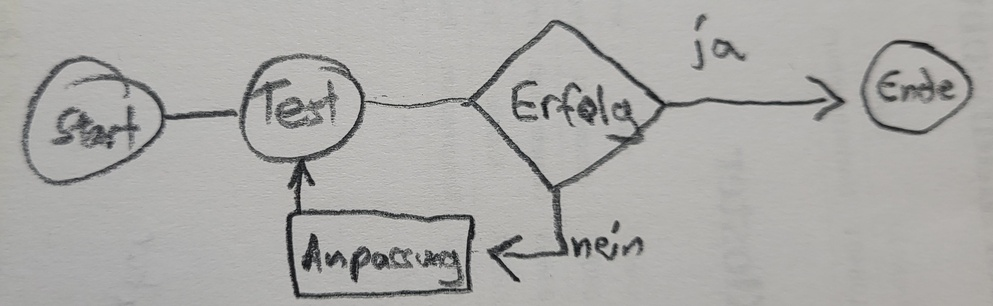
#> input picture Anfangsidee/sketch-data/flow-chart/flowchart (1).jpg, 993 x 306 px, shrunk from 3031 x 934 before the run; its folder holds only this picture in this run
$ jupyter execute --allow-errors project.ipynb   (shell and % lines are left out)
#> lines starting #> are read from the running program, lines starting #| are printed output that depends on the picture; after the words box and inside, x2 and y2 are one past the last pixel; in counts of white or black regions, pixels touching at a corner belong together
# UML OCR to Mermaid Pipeline
End-to-End Pipeline for processing sketched UMLs into Mermaid.js format.

[cell 1]
# Abhängigkeiten installieren

import os
import cv2
import glob
import torch
import base64
import requests
import numpy as np
from PIL import Image
from transformers import TrOCRProcessor, VisionEncoderDecoderModel
from IPython.display import display, Image as IPyImage, Markdown

# Gerätewahl
#> (the rest of this cell did not finish here and is left out)

[cell 2]
print("Loading TrOCR model...")
model_name = "microsoft/trocr-base-handwritten"
#> (the rest of this cell did not finish here and is left out)

[cell 3]
def preprocess_and_segment(image_path):
#> called with image_path = 'sketch-data/flow-chart/flowchart (1).jpg'
    img = cv2.imread(image_path)
#> img is the input picture: shape (306, 993, 3); mean B, G, R 167.6, 170.1, 171
    if img is None:
        print(f"Error loading image: {image_path}")
        return None, []

    gray = cv2.cvtColor(img, cv2.COLOR_BGR2GRAY)

    # Schwellwert
    thresh = cv2.adaptiveThreshold(gray, 255, cv2.ADAPTIVE_THRESH_GAUSSIAN_C,
                                   cv2.THRESH_BINARY_INV, 11, 2)
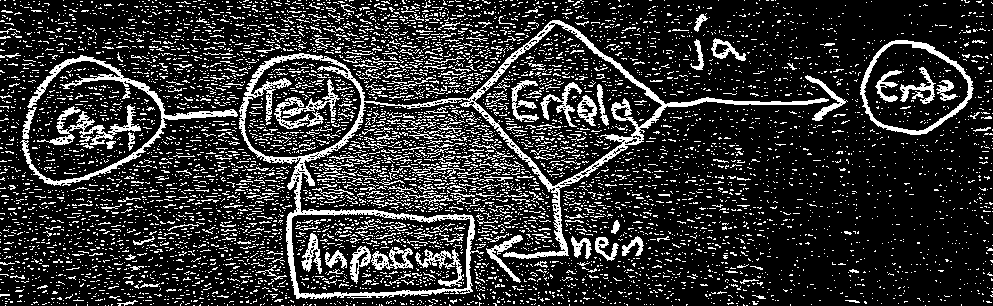
#> thresh: shape (306, 993); 19.3% white in thin lines or dots

    # Morphologie
    kernel = np.ones((5,5), np.uint8)
    dilated = cv2.dilate(thresh, kernel, iterations=2)
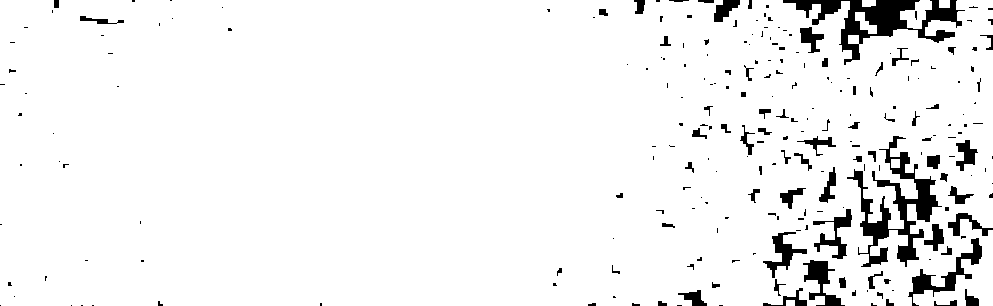
#> dilated: shape (306, 993); 94.4% white; 238 black regions (164 under 20 px)

    # Konturen finden
    contours, _ = cv2.findContours(dilated, cv2.RETR_EXTERNAL, cv2.CHAIN_APPROX_SIMPLE)
#> contours = 6 contours; box (x1, y1, x2, y2) and area: (0, 0, 993, 306) 293558, (900, 0, 932, 29) 486, (855, 12, 877, 34) 206, (862, 0, 876, 7) 74, (939, 0, 950, 8) 70, (786, 300, 795, 306) 40

    box_images = []
    # Konturen sortieren nach y-Koordinate
    contours = sorted(contours, key=lambda c: cv2.boundingRect(c)[1])

    for cnt in contours:
        area = cv2.contourArea(cnt)
        if area > 1000: # Filter für zu kleine Objekte
            x, y, w, h = cv2.boundingRect(cnt)
            # Zuschneiden
            crop = img[y:y+h, x:x+w]
            box_images.append(crop)

            # Zeichnen der Konturen
            cv2.rectangle(img, (x, y), (x + w, y + h), (0, 255, 0), 2)
#> this loop made 6 passes
#> (area, x, y, w, h) on pass 4: (293558, 0, 0, 993, 306)
#> area on passes 2, 3, 5: 486, 73.5, 206
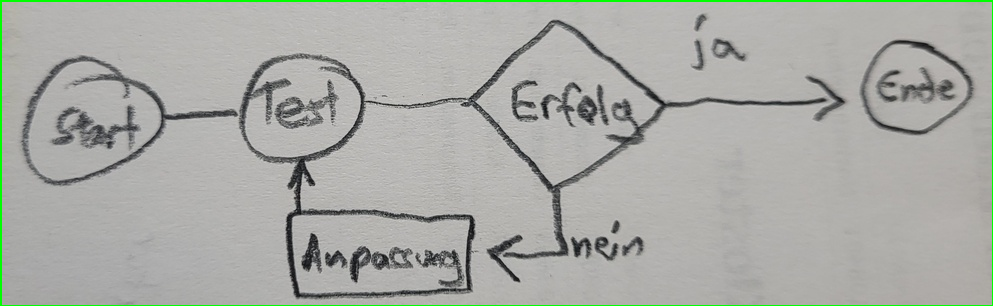
#> img: shape (306, 993, 3); 1.28% of pixels changed, all inside (x1, y1, x2, y2) = (0, 0, 993, 306)
#> after the loop, box_images = 1 item
#| Found 1 boxes.

    return img, box_images

[cell 4]
def recognize_handwriting(image_crop):
    # OpenCV BGR zu PIL RGB konvertieren
    image = Image.fromarray(cv2.cvtColor(image_crop, cv2.COLOR_BGR2RGB))

    # Pre-process
    pixel_values = processor(images=image, return_tensors="pt").pixel_values.to(device)

    # Inference
    generated_ids = model.generate(pixel_values, max_length=64)

    # Decode
    generated_text = processor.batch_decode(generated_ids, skip_special_tokens=True)[0]

    return generated_text.strip()

[cell 5]
def generate_mermaid_code(diagram_type, texts):
    if diagram_type == "flow-chart":
        mermaid_code = "graph TD;\n"
        for i, text in enumerate(texts):
            clean_text = text.replace('"', '').replace(';', '')
            mermaid_code += f'    Node{i}["{clean_text}"]\n'
            # Sequentiell verbinden
            if i > 0:
                mermaid_code += f'    Node{i-1} --> Node{i}\n'

    elif diagram_type == "state-diagram":
        mermaid_code = "stateDiagram-v2\n"
        mermaid_code += "    [*] --> State0\n"
        for i, text in enumerate(texts):
            clean_text = text.replace('"', '').replace(';', '')
            mermaid_code += f'    State{i} : {clean_text}\n'
            if i > 0:
                mermaid_code += f'    State{i-1} --> State{i}\n'
        mermaid_code += f'    State{len(texts)-1} --> [*]\n'
    else:
        mermaid_code = "graph TD;\n    A[Unknown Diagram Type]"

    return mermaid_code

def render_mermaid_to_image(mermaid_code, output_path):
    # Base64 encode mermaid code
    b64 = base64.b64encode(mermaid_code.encode('utf-8')).decode('utf-8')
    # mermaid.ink zum rendern
    url = f"https://mermaid.ink/img/{b64}"

    response = requests.get(url)  # GET request für mermaid.ink/img API
    if response.status_code == 200:
        with open(output_path, 'wb') as f:
            f.write(response.content)
        return True
    else:
        print(f"Error rendering mermaid chart: {response.status_code}")
        return False

[cell 6]
output_dir = "output"
os.makedirs(output_dir, exist_ok=True)

# flow-chart und state-diagram Verzeichnis
sketch_dirs = glob.glob("sketch-data/*")

num_processed = 0

#> (the rest of this cell did not finish here and is left out)

$ run again, on Anfangsidee/sketch-data/state-diagram/state-diagram (1).jpg
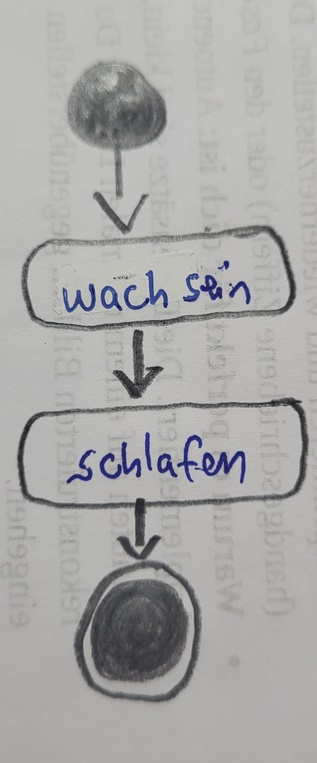
#> input picture Anfangsidee/sketch-data/state-diagram/state-diagram (1).jpg, 317 x 763 px, shrunk from 1267 x 3051 before the run
#> in preprocess_and_segment, img is the input picture: shape (763, 317, 3); mean B, G, R 168.2, 168.8, 169
#> thresh: shape (763, 317); 18.5% white; 3052 white regions (2745 under 20 px), largest, box (x1, y1, x2, y2) and area: (17, 397, 309, 547) 3925, (67, 61, 167, 201) 3474, (21, 225, 296, 331) 3280
#> dilated: shape (763, 317); 83% white; 193 black regions (114 under 20 px)
#> contours = 50 contours; largest, box (x1, y1, x2, y2) and area: (0, 0, 317, 714) 193518, (286, 0, 317, 29) 806, (16, 642, 48, 679) 630, (290, 649, 317, 693) 598, (44, 728, 82, 763) 530
#> the loop in preprocess_and_segment, `for cnt in contours:` made 50 passes
#> (area, x, y, w, h) on pass 2: (193518.5, 0, 0, 317, 714)
#> after the loop in preprocess_and_segment, `for cnt in contours:`:
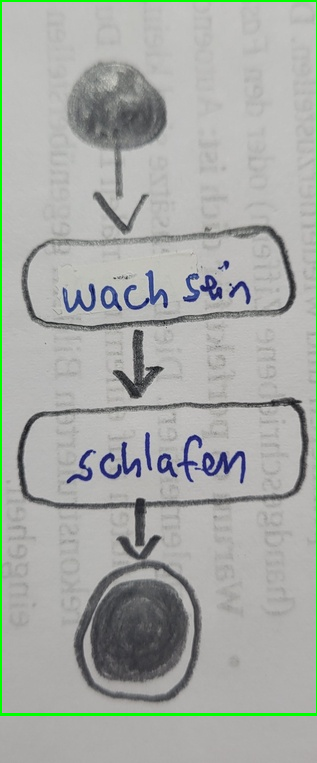
#> img: shape (763, 317, 3); 1.54% of pixels changed, all inside (x1, y1, x2, y2) = (0, 0, 317, 716)
#> after the loop in preprocess_and_segment, `for cnt in contours:`: box_images = 1 item
#| Found 1 boxes.
